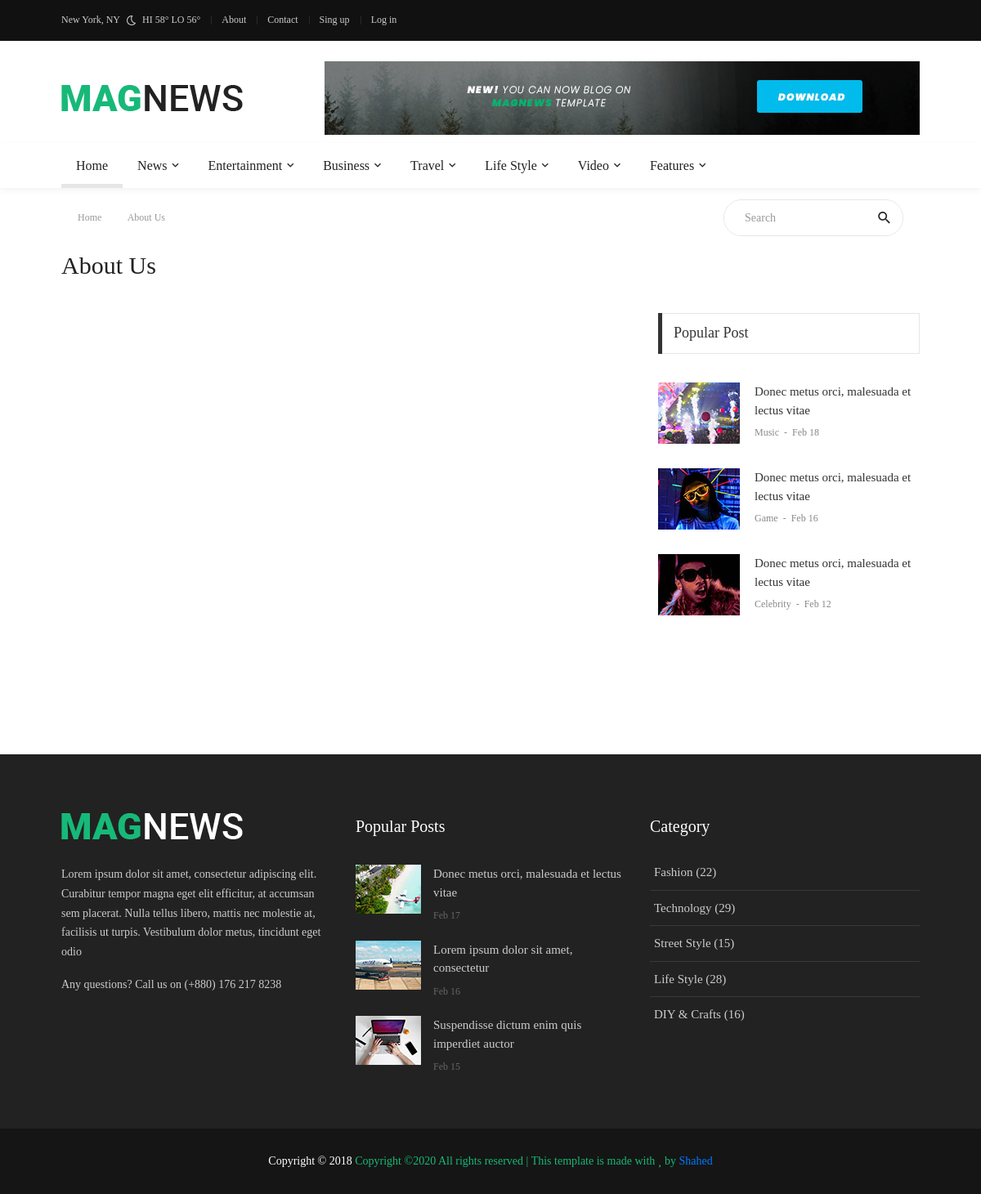
Page /about/ on the earlier database version.
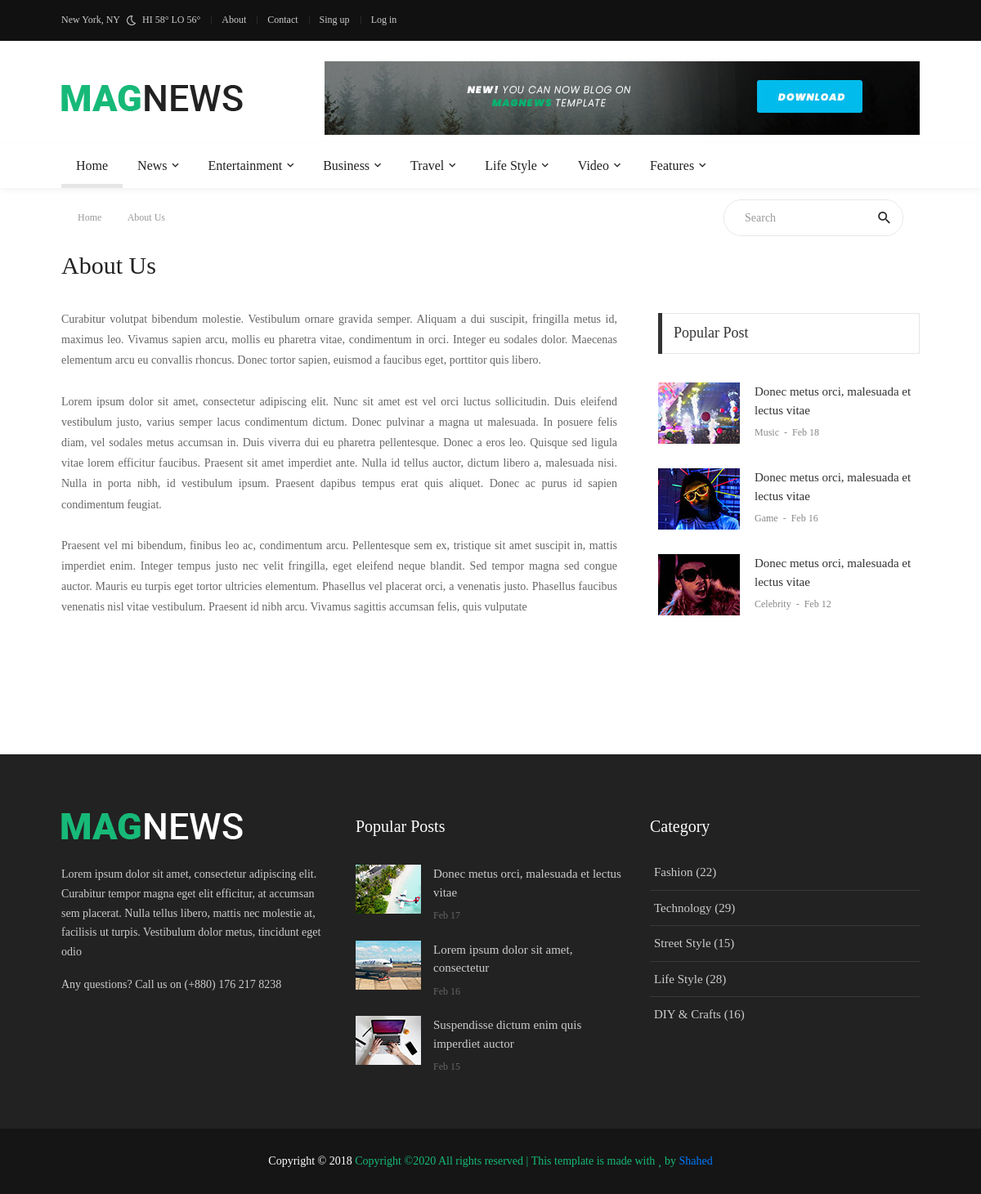
Same page on the later database version.
### main/models.py (models this page shows, shortened)
class Main(models.Model):
    name = models.SlugField(max_length=20)
    fb = models.CharField(max_length = 100,null=True)
    tw = models.CharField(max_length = 100,null=True)
    ln = models.CharField(max_length = 100,null=True)
    yt = models.CharField(max_length = 100,null=True)

class fooAbout(models.Model):
    about1 = models.TextField()
    about2 = models.TextField()
    telephone = models.TextField(default="(+880)")

class about_main(models.Model):
    about_first = models.TextField(default="-")
    about_second = models.TextField(default="-")
    about_third = models.TextField(default="-")

### main/views.py (the view)
# urls.py: url(r'^about/$', views.about,name='about'),
def about(request):
    qrr = fooAbout.objects.all()
    brif = about_main.objects.all()
    links = Main.objects.all()
    return render(request, 'front/about.html', {"title":"About","site": qrr,"link":links,"details":brif})

### main/templates/front/about.html (shortened to what the changed rows need)
{% extends 'base.html' %}
{% load static %}
{% block content %}
<div class="container p-t-4 p-b-35">
    <h2 class="f1-l-1 cl2">
        About Us
    </h2>
</div>
<section class="bg0 p-b-110">
    <div class="container">
        <div class="row justify-content-center">
            <div class="col-md-7 col-lg-8 p-b-30">
            {% for i in details %}
                <div class="p-r-10 p-r-0-sr991">
                    <p class="f1-s-11 cl6 p-b-25" style="text-align: justify;">
                        {{i.about_first}}
                    </p>
                    <p class="f1-s-11 cl6 p-b-25" style="text-align: justify;">
                        {{i.about_second}}
                    </p>
                    <p class="f1-s-11 cl6 p-b-25" style="text-align: justify;">
                        {{i.about_third}}
                    </p>
                </div>
            {% endfor %}
            </div>
        </div>
    </div>
</section>
{% endblock %}

### templates/header2.html (shortened to what this page needs)
{% load static %}
<header>
    <div class="container-menu-desktop">
        <div class="topbar">
            <div class="content-topbar container h-100">
                <div class="left-topbar">
                    <span class="left-topbar-item flex-wr-s-c">
							<span>
								New York, NY
							</span>
                    <img class="m-b-1 m-rl-8" src="{% static 'front/' %}images/icons/icon-night.png" alt="IMG">
                    <span>
								HI 58° LO 56°
							</span>
                    </span>
                    <a href="/about" class="left-topbar-item">
							About
						</a>
                    <a href="#" class="left-topbar-item">
							Contact
						</a>
                    <a href="#" class="left-topbar-item">
							Sing up
						</a>
                    <a href="#" class="left-topbar-item">
							Log in
						</a>
                </div>
            {% for i in link %}
                <div class="right-topbar">
                    <a href="{{i.fb}}" target="_blank">
                        <span class="fab fa-facebook-f"></span>
                    </a>
                    <a href="{{i.tw}}" target="_blank">
                        <span class="fab fa-twitter"></span>
                    </a>
                    <a href="{{i.ln}}" target="_blank">
                        <span class="fab fa-linkedin-in"></span>
                    </a>
                    <a href="{{i.yt}}" target="_blank">
                        <span class="fab fa-youtube"></span>
                    </a>
                </div>
            {% endfor %}
            </div>
        </div>
        <div class="wrap-logo container">
            <div class="logo">
                <a href="index.html"><img src="{% static 'front/' %}images/icons/logo-01.png" alt="LOGO"></a>
            </div>
            <div class="banner-header">
                <a href="#"><img src="{% static 'front/' %}images/banner-01.jpg" alt="IMG"></a>
            </div>
        </div>
        <div class="wrap-main-nav">
            <div class="main-nav">
                <nav class="menu-desktop">
                    <ul class="main-menu">
                        <li class="main-menu-active">
                            <a href="/" id="menu_take">Home</a>
                        </li>
                        <li class="mega-menu-item">
                            <a href="category-01.html">News</a>
                        </li>
                        <li class="mega-menu-item">
                            <a href="category-02.html">Entertainment </a>
                        </li>
                        <li class="mega-menu-item">
                            <a href="category-01.html">Business</a>
                        </li>
                        <li class="mega-menu-item">
                            <a href="category-02.html">Travel</a>
                        </li>
                        <li class="mega-menu-item">
                            <a href="category-01.html">Life Style</a>
                        </li>
                        <li class="mega-menu-item">
                            <a href="category-02.html">Video</a>
                        </li>
                        <li>
                            <a href="#">Features</a>
                        </li>
                    </ul>
                </nav>
            </div>
        </div>
    </div>
</header>

### templates/footer.html (shortened to what the changed rows need)
{% load static %}
<footer>
    <div class="bg2 p-t-40 p-b-25">
        <div class="container">
            <div class="row">
                <div class="col-lg-4 p-b-20">
                    <div>
                    {% for i in site%}
                        <p class="f1-s-1 cl11 p-b-16">
                            {{i.about1}}
                        </p>
                        <p class="f1-s-1 cl11 p-b-16">
                            {{i.about2}} {{i.telephone}}
                        </p>
                    {% endfor %}
                    {% for i in link %}
                        <div class="p-t-15">
                            <a href="{{i.fb}}" class="fs-18 cl11 hov-cl10 trans-03 m-r-8" target="_blank">
                                <span class="fab fa-facebook-f"></span>
                            </a>
                            <a href="{{i.tw}}" class="fs-18 cl11 hov-cl10 trans-03 m-r-8" target="_blank">
                                <span class="fab fa-twitter"></span>
                            </a>
                            <a href="{{i.ln}}" class="fs-18 cl11 hov-cl10 trans-03 m-r-8" target="_blank">
                                <span class="fab fa-linkedin-in"></span>
                            </a>
                            <a href="{{i.yt}}" class="fs-18 cl11 hov-cl10 trans-03 m-r-8" target="_blank">
                                <span class="fab fa-youtube"></span>
                            </a>
                        </div>
                    {% endfor %}
                    </div>
                </div>
            </div>
        </div>
    </div>
</footer>

Differences in the rows shown:
added about_main: about_first "Curabitur volutpat bibendum molestie. Vestibulum ornare gravida semper. Aliquam a dui suscipit, fringilla metus id, maximus leo. Vivamus sapien arcu, mollis eu pharetra vitae, condimentum in orci. Integer eu sodales dolor. Maecenas elementum arcu eu convallis rhoncus. Donec tortor sapien, euismod a faucibus eget, porttitor quis libero.", about_second "Lorem ipsum dolor sit amet, consectetur adipiscing elit. Nunc sit amet est vel orci luctus sollicitudin. Duis eleifend vestibulum justo, varius semper lacus condimentum dictum. Donec pulvinar a magna ut malesuada. In posuere felis diam, vel sodales metus accumsan in. Duis viverra dui eu pharetra pellentesque. Donec a eros leo. Quisque sed ligula vitae lorem efficitur faucibus. Praesent sit amet imperdiet ante. Nulla id tellus auctor, dictum libero a, malesuada nisi. Nulla in porta nibh, id vestibulum ipsum. Praesent dapibus tempus erat quis aliquet. Donec ac purus id sapien condimentum feugiat.", about_third "Praesent vel mi bibendum, finibus leo ac, condimentum arcu. Pellentesque sem ex, tristique sit amet suscipit in, mattis imperdiet enim. Integer tempus justo nec velit fringilla, eget eleifend neque blandit. Sed tempor magna sed congue auctor. Mauris eu turpis eget tortor ultricies elementum. Phasellus vel placerat orci, a venenatis justo. Phasellus faucibus venenatis nisl vitae vestibulum. Praesent id nibh arcu. Vivamus sagittis accumsan felis, quis vulputate"
